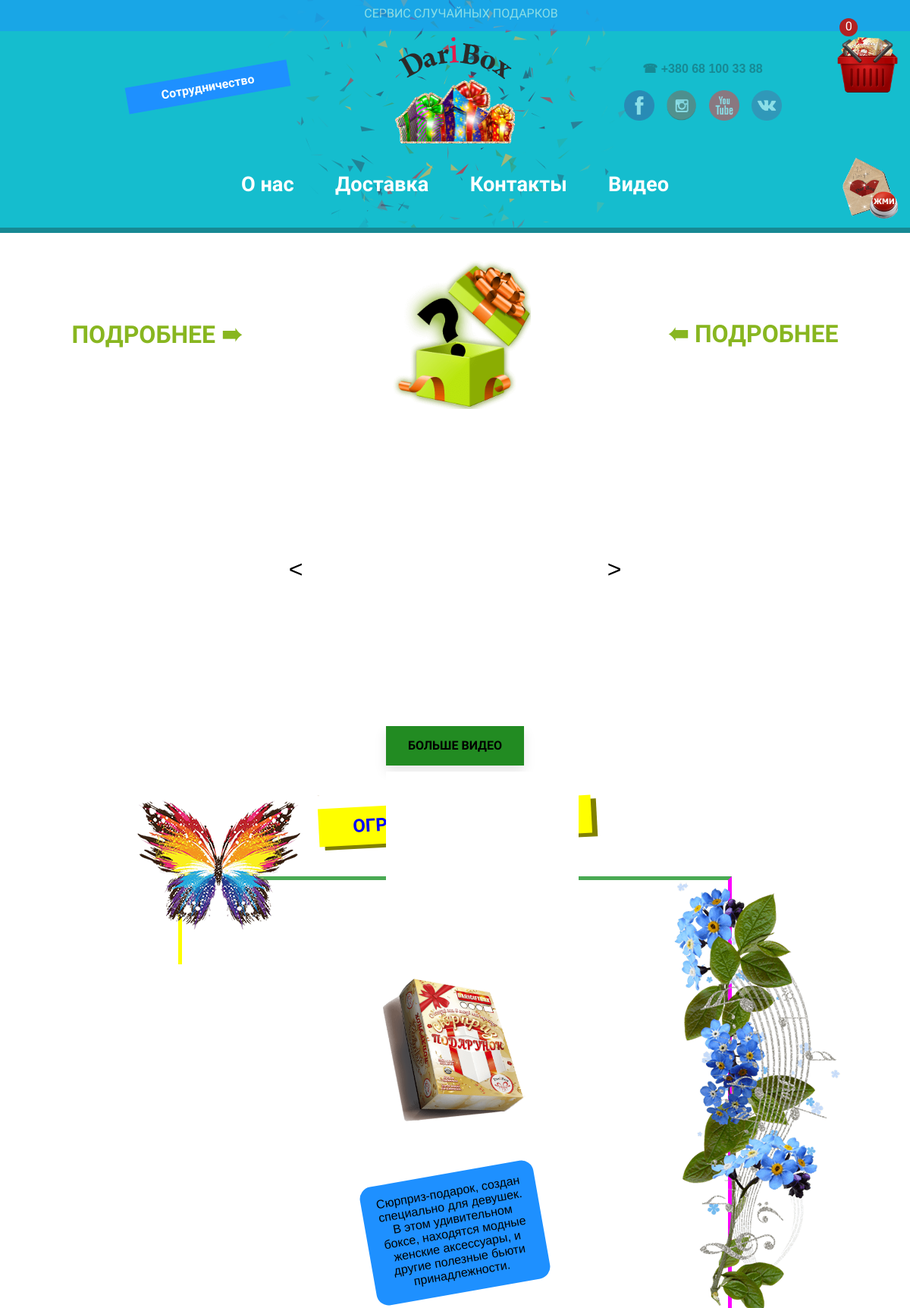
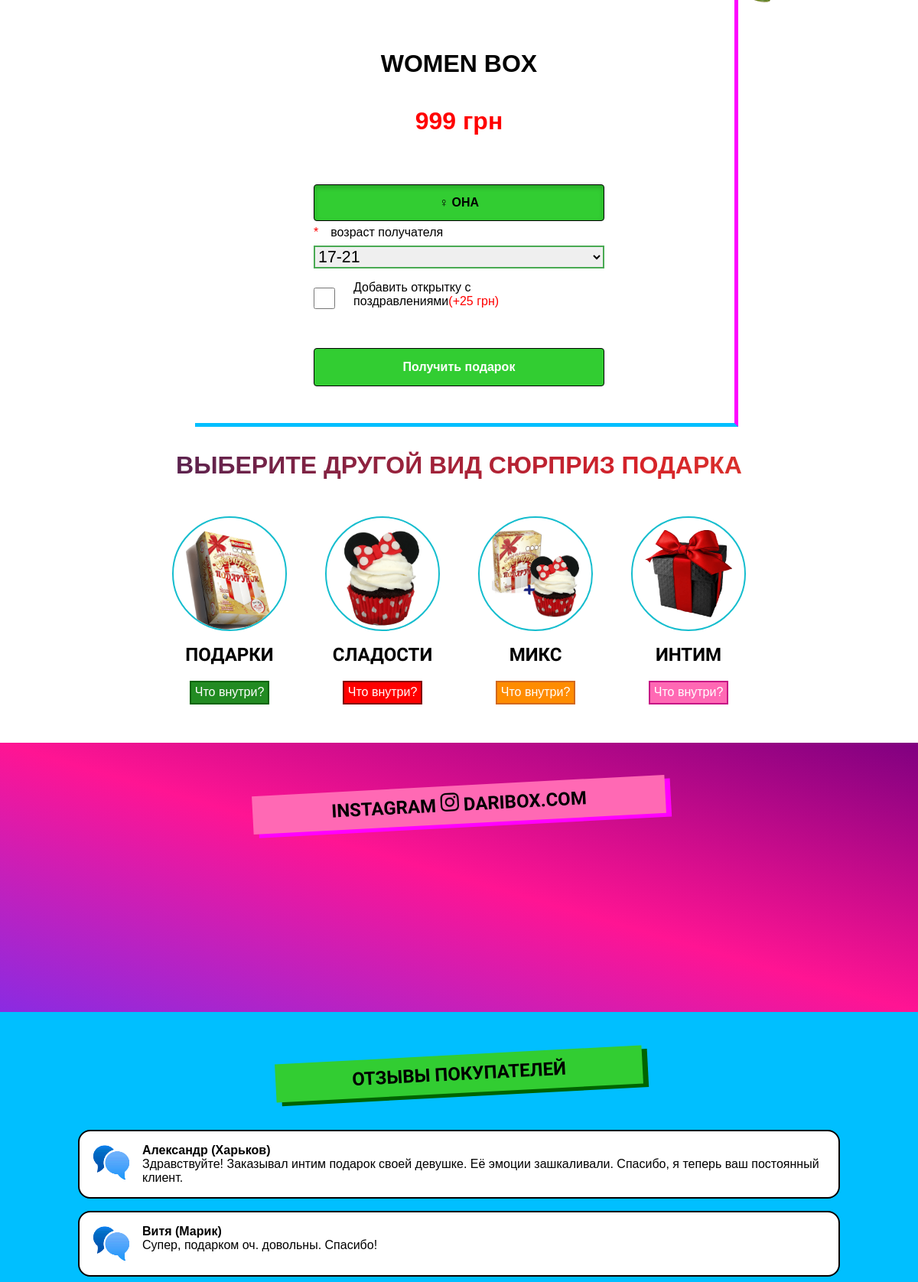
The page / (upper part) on the database its author committed (2 pictures, top to bottom).
### tables this page shows
CREATE TABLE `limitedEdition` (
  `id` int(12) NOT NULL,
  `name` varchar(255) NOT NULL,
  `price` int(12) NOT NULL,
  `text` varchar(1000) NOT NULL
);

CREATE TABLE `reviews` (
  `id` int(12) NOT NULL,
  `name` varchar(255) NOT NULL,
  `city` varchar(255) NOT NULL,
  `text` varchar(7000) NOT NULL,
  `approval` int(12) DEFAULT NULL
);

### controllers/HomeController.php (called while the page is built, shortened)
<?
class HomeController {
	public function actionIndex() {
		$data = Home::getReviews();
		$limited = Home::getLimitedEdition();
		include ROOT.'/views/HomeView.php';
	}
}

### index.php (called while the page is built, shortened)
<?php
$router = new Router();
$router->run();
?>

### models/Home.php (called while the page is built, shortened)
<?php
class Home {
	public static function getReviews() {
		$conn = Db::getConnection();
		$sql = "SELECT *
		FROM reviews WHERE approval=1
		ORDER BY id DESC
		LIMIT 3";
		$result = $conn->query($sql);
		if ($result->num_rows > 0) {
   while($row = $result->fetch_assoc()) {
   $data[] = $row;
   }
   return $data;
	}
	}
	public static function getLimitedEdition() {
		$conn = Db::getConnection();
		$sql = "SELECT *
		FROM limitedEdition
		ORDER BY id";
		$result = $conn->query($sql);
		if ($result->num_rows > 0) {
   while($row = $result->fetch_assoc()) {
   $limited[] = $row;
   }
   return $limited;
	}
	}
}
 ?>

### views/HomeView.php (the view, shortened to what this page needs)
<div class="rowAnswer">
	<div class="blockArea">
<div class="area">Подробнее <div class="first">&#10144;</div></div>
<div class="imgQuestion" id="question"><img alt="вопрос" src="/views/image/question1.png"/></div>
<div class="area"><div class="rotatable">&#10144;</div> Подробнее</div>
	</div>
</div>
<div id="block-for-slider">
        <div id="viewport">
            <ul id="slidewrapper">
                <li class="slide">
				<iframe width="500" height="350" src="https://www.youtube.com/embed/r4XXF4ZpMgE" frameborder="0" allow="accelerometer; autoplay; encrypted-media; gyroscope; picture-in-picture" allowfullscreen></iframe>
				</li>
            </ul>
            <div id="prev-next-btns">
                <div id="prev-btn">&lt;</div>
                <div id="next-btn">&gt;</div>
            </div>
            <ul id="nav-btns">
                <li class="slide-nav-btn"></li>
                <li class="slide-nav-btn"></li>
                <li class="slide-nav-btn"></li>
                <li class="slide-nav-btn"></li>
            </ul>
        </div>
    </div>
<a href="/video"><div class="AllVideo">Больше видео</div></a>
<div class="titleBox"><p>ОГРАНИЧЕННАЯ СЕРИЯ</p></div>
<div class="contentBox">
<div class="before"></div>
<div class="box1">
<div class="imgBox">
<img class="onePicture" alt="подарки" src="/views/image/box_sm.png"/>
<div class="descriptionBox"><?=$limited[3]['text'];?></div>
</div>
<div class="nameBox"><h1 id="nameBox"><?=$limited[3]['name'];?></h1><p id="price"><span id="cost"><?=$limited[3]['price'];?></span> грн</p>
<form method="post" id="box">
<div class="radio_buttons">
    <div class="she1">
        <label for="radio2">&#9792; <span>ОНА</span></label>
    </div>
</div><br><br><br>
<span style="color: red; float: left; padding-right: 1em; margin-bottom: 0.5em">*</span><p style="margin-bottom: 0.5em;">возраст получателя</p>
	<select id="sortSel" name="age">
	<option value="17-21">17-21</option>
    </select><br>
<input type="checkbox" name="public" id="public" value="yes"><p style="margin: 1em;">Добавить открытку с поздравлениями<span style="color: red;">(+25 грн)</span></p>
<textarea rows="10" name="coment1" id="hide" placeholder="Текст на открытке" style="display: none; width: 100%; box-sizing: border-box;"></textarea><br><br>
<button type="submit" id ="button1" class="button">Получить подарок</button>
</form>
</div>
</div>
<div class="after"></div>
</div>
<h2 class="titleBlock2">ВЫБЕРИТЕ ДРУГОЙ ВИД СЮРПРИЗ ПОДАРКА</h2>
<div class="circleNav">
<div class="present"><div class="circlePresent"><img alt="подарки" src="/views/image/box_sm.png"/></div><p class="circleText1">ПОДАРКИ</p>
<button type="submit" id ="buttonPresent">Что внутри?</button></div>
<div class="sweets"><div class="circleSweets"><img alt="сладости" src="/views/image/sweets.png"/></div><p class="circleText2">СЛАДОСТИ</p>
<button type="submit" id ="buttonSweets">Что внутри?</button></div>
<div class="mix"><div class="circleMix"><img alt="микс" src="/views/image/mix.png"/></div><p class="circleText3">МИКС</p>
<button type="submit" id ="buttonMix">Что внутри?</button></div>
<div class="intim"><div class="circleIntim"><img alt="интим" src="/views/image/Darintim.png"/></div><p class="circleText4">ИНТИМ</p>
<button type="submit" id ="buttonIntim">Что внутри?</button></div>
</div>
<div class="instagram">
<div class="insta"><p>instagram <img class="instaImg" alt="instagram" src="/views/image/instagram-black.png"/> daribox.com</p></div>
<div class="insight-instagram-wrap">
<iframe src="https://snapwidget.com/embed/661930" class="snapwidget-widget" allowtransparency="true" frameborder="0" scrolling="no" style="border:none; overflow:hidden; width:100%; "></iframe>
</div></div>
<div class="reviews">
<div class="feedback"><p>Отзывы покупателей</p></div>
<? foreach($data as $reviews) { ?>
<div class="customer">
<img alt="отзывы" src="/views/image/otziv.png"/>
<div>
<h4><?=$reviews['name'];?> (<?=$reviews['city'];?>)</h4>
<p><?=$reviews['text'];?></p>
</div></div><?}?>
</div>

### rows shown on the page
limitededition: text "Сюрприз-подарок, создан специально для девушек. В этом удивительном боксе, находятся модные женские аксессуары, и другие полезные бьюти принадлежности.", name "WOMEN BOX", price "999"
reviews: name "Александр", city "Харьков", text "Здравствуйте! Заказывал интим подарок своей девушке. Её эмоции зашкаливали. Спасибо, я теперь ваш постоянный клиент."
reviews: name "Витя", city "Марик", text "Супер, подарком оч. довольны. Спасибо!"
